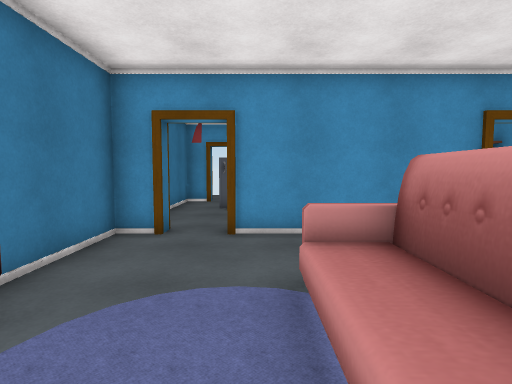
view 1 (above)

15 first-person views from a walk through a 3-D level made in the Unity game engine. The camera is 1.4 m above the floor, tilts 4° down and sees 80° across. Doors are open. The floor is counted in squares, 0.9 m on a side. Each view is taken from the middle of a square. On the plan, view 1 faces up. The plan holds only what a view shows up to about 15 squares ahead; the rest is blank. The place goes on beyond the plan. The player is left out. Some surface patterns are stand-ins.

view 2
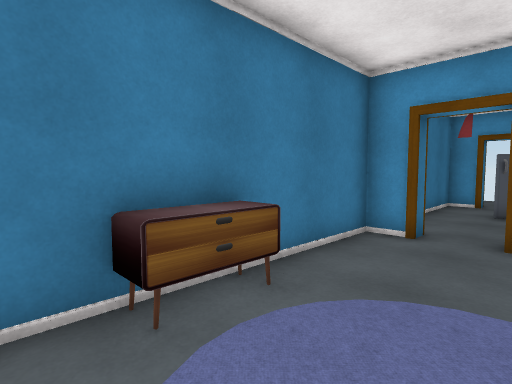

view 3
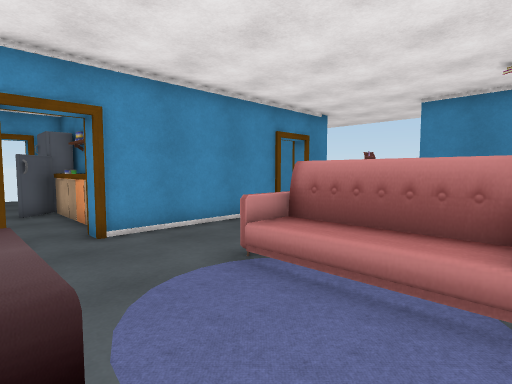

view 4
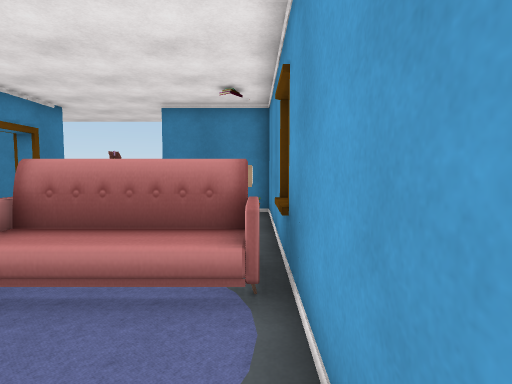

view 5
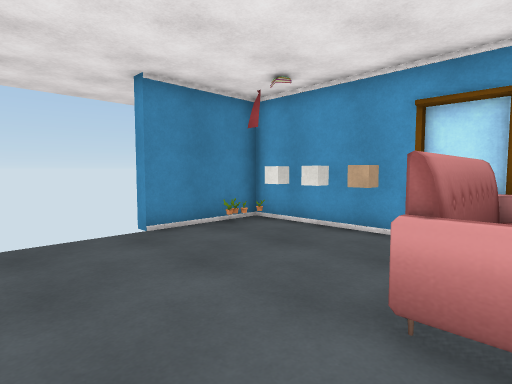

view 6
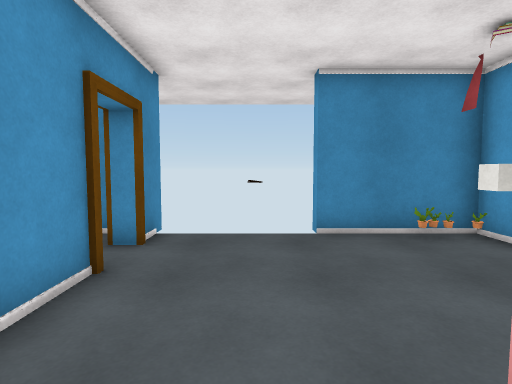

view 7
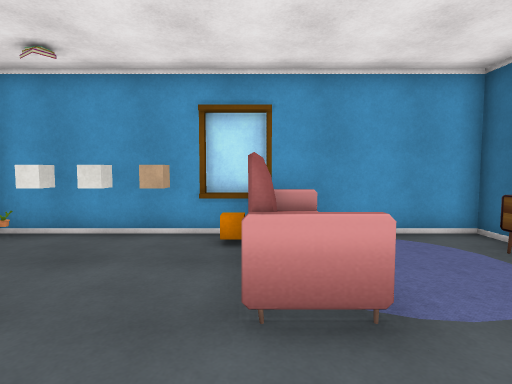

view 8
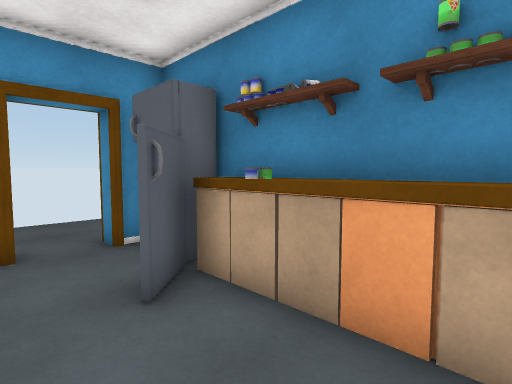

view 9
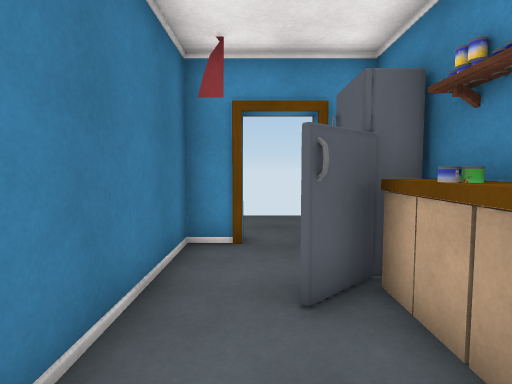

view 10
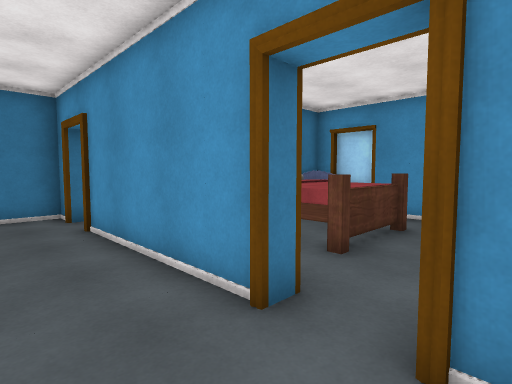

view 11
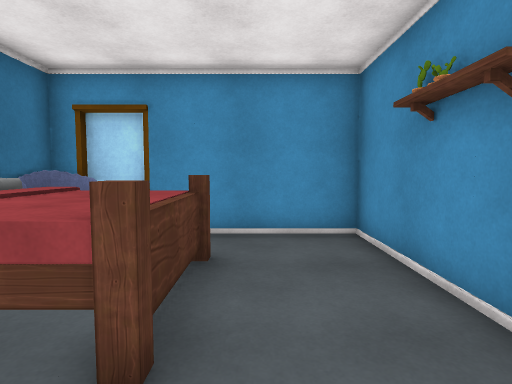

view 12
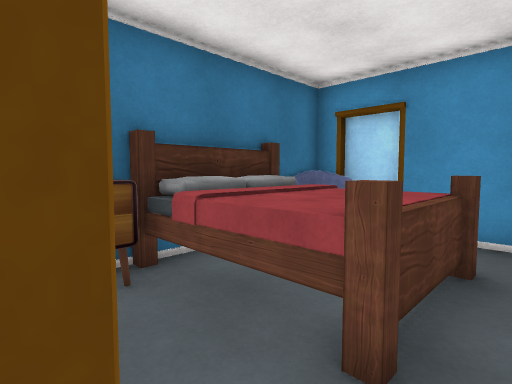

view 13
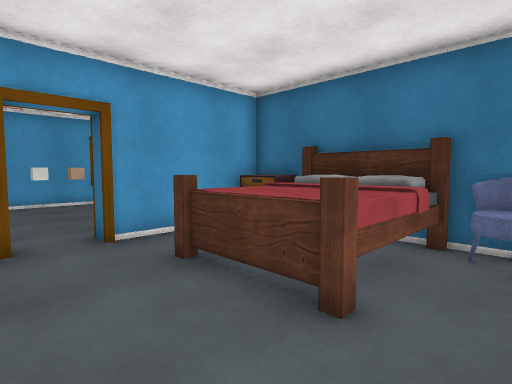

view 14
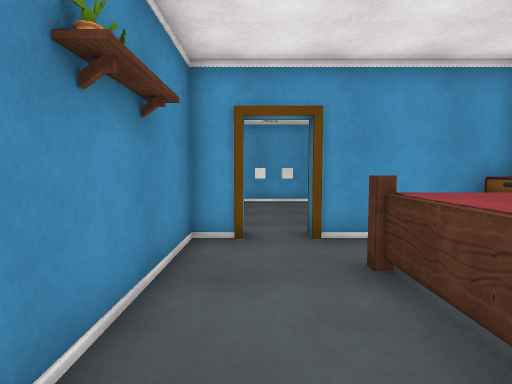

view 15
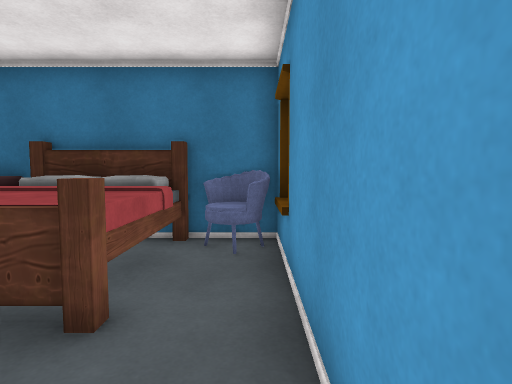

### Floor plan
Points are (right, up) in squares from view 1. A wall is a line through its corners. A room is listed if a view was taken in it or the views show most of it. See-through windows are left out.
Room 1 (views 1, 2, 3, 4, 5, 6, 7, 10, 11, 12)
walls: (5.7, 8) (5.7, 7.5) (-0.7, 7.5) (-0.7, 8.1); (1.6, -0.7) (3.4, -0.7); (6.5, 0) (6.5, 0.6) (7.1, 0.6); (-2.3, 7.5) (-3.5, 7.5) (-3.5, -0.5) (8.5, -0.5) (8.5, 3.5); (9, 7.5) (7.3, 7.5) (7.3, 8)
ways out: opening at (-1, 8) to room 2; open door at (-2.7, 6.7) to room 2; opening at (6, 8) to room 3; open door at (7.5, 8.5) to room 3
objects: table (-3, 1) to (-3, 3); sofa (1, 0) to (2, 4); orange cube (2, 0) to (2, 1); cube (4, 0); cube (6, 0); other object (7, 1); other object (8, 0); other object (8, 1)
Room 2 (views 8, 9)
walls: (-2.3, 15.5) (-3.5, 15.5) (-3.5, 10.6); (0.5, 9.2) (0.5, 13.7); (-2.3, 8.1) (-2.3, 7.5); (0, 15.5) (-0.7, 15.5)
ways out: opening at (-1, 8) to room 1; open door at (-2.7, 6.7) to room 1; open door at (-1.5, 16)
objects: other object (-1, 13) to (0, 14); other object (0, 9); other object (0, 10) to (0, 11); other object (0, 12)
Room 3 (views 13, 14, 15)
walls: (3.3, 15.7) (1.6, 15.7); (1, 10.9) (1, 8) (5.7, 8); (2.5, 15.5) (1, 15.5) (1, 12.8); (8.5, 8) (8.5, 15.5) (2.6, 15.5)
ways out: opening at (6, 8) to room 1; open door at (7.5, 8.5) to room 1
objects: table (2, 9) to (2, 10); bed (2, 10) to (5, 13); sofa (2, 14) to (2, 15)

Positions as (right, up) in squares from view 1, and headings:
1: (0, 0), facing up
2: (0, 0), facing up-left
3: (-3, 0), facing up-right
4: (-3, 0), facing right
5: (1, 7), facing down-right
6: (1, 5), facing right
7: (2, 7), facing down
8: (-3, 9), facing up-right
9: (-2, 9), facing up
10: (8, 5), facing up-left
11: (6, 8), facing up
12: (6, 8), facing up-left
13: (8, 15), facing down-left
14: (7, 15), facing down
15: (8, 15), facing left
